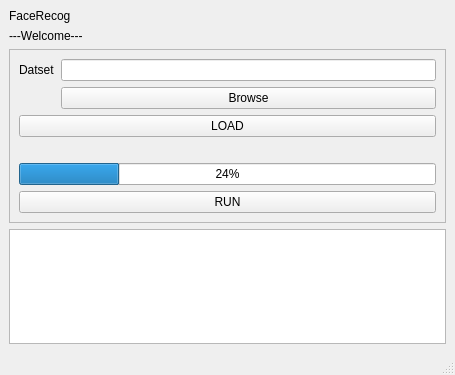
<?xml version="1.0" encoding="UTF-8"?>
<ui version="4.0">
 <class>MainWindow</class>
 <widget class="QMainWindow" name="MainWindow">
  <property name="geometry">
   <rect>
    <x>0</x>
    <y>0</y>
    <width>455</width>
    <height>375</height>
   </rect>
  </property>
  <property name="windowTitle">
   <string>MainWindow</string>
  </property>
  <widget class="QWidget" name="centralwidget">
   <layout class="QGridLayout" name="gridLayout">
    <item row="0" column="0">
     <layout class="QHBoxLayout" name="horizontalLayout">
      <item>
       <layout class="QVBoxLayout" name="verticalLayout">
        <item>
         <widget class="QLabel" name="label">
          <property name="maximumSize">
           <size>
            <width>101</width>
            <height>16777215</height>
           </size>
          </property>
          <property name="styleSheet">
           <string notr="true">font: 75 11pt &quot;Ubuntu Condensed&quot;;
font: 15pt &quot;Ubuntu&quot;;</string>
          </property>
          <property name="text">
           <string>FaceRecog</string>
          </property>
         </widget>
        </item>
        <item>
         <widget class="QLabel" name="label_3">
          <property name="text">
           <string>---Welcome---</string>
          </property>
         </widget>
        </item>
        <item>
         <widget class="QFrame" name="frame">
          <property name="frameShape">
           <enum>QFrame::StyledPanel</enum>
          </property>
          <property name="frameShadow">
           <enum>QFrame::Raised</enum>
          </property>
          <layout class="QGridLayout" name="gridLayout_2">
           <item row="2" column="0">
            <spacer name="horizontalSpacer">
             <property name="orientation">
              <enum>Qt::Horizontal</enum>
             </property>
             <property name="sizeHint" stdset="0">
              <size>
               <width>193</width>
               <height>20</height>
              </size>
             </property>
            </spacer>
           </item>
           <item row="4" column="0">
            <widget class="QPushButton" name="pushButton_3">
             <property name="text">
              <string>RUN</string>
             </property>
            </widget>
           </item>
           <item row="0" column="0">
            <layout class="QFormLayout" name="formLayout_2">
             <item row="0" column="0">
              <widget class="QLabel" name="label_2">
               <property name="text">
                <string>Datset</string>
               </property>
              </widget>
             </item>
             <item row="0" column="1">
              <widget class="QLineEdit" name="lineEdit"/>
             </item>
             <item row="1" column="1">
              <widget class="QPushButton" name="pushButton">
               <property name="text">
                <string>Browse</string>
               </property>
              </widget>
             </item>
            </layout>
           </item>
           <item row="3" column="0">
            <widget class="QProgressBar" name="progressBar">
             <property name="value">
              <number>24</number>
             </property>
            </widget>
           </item>
           <item row="1" column="0">
            <widget class="QPushButton" name="pushButton_2">
             <property name="text">
              <string>LOAD</string>
             </property>
            </widget>
           </item>
          </layout>
         </widget>
        </item>
       </layout>
      </item>
     </layout>
    </item>
    <item row="1" column="0">
     <widget class="QTextBrowser" name="debugText"/>
    </item>
   </layout>
  </widget>
  <widget class="QStatusBar" name="statusbar"/>
 </widget>
 <resources/>
 <connections>
  <connection>
   <sender>pushButton</sender>
   <signal>clicked()</signal>
   <receiver>MainWindow</receiver>
   <slot>browseSlot()</slot>
   <hints>
    <hint type="sourcelabel">
     <x>432</x>
     <y>129</y>
    </hint>
    <hint type="destinationlabel">
     <x>455</x>
     <y>25</y>
    </hint>
   </hints>
  </connection>
  <connection>
   <sender>pushButton_2</sender>
   <signal>clicked()</signal>
   <receiver>MainWindow</receiver>
   <slot>loadSlot()</slot>
   <hints>
    <hint type="sourcelabel">
     <x>413</x>
     <y>161</y>
    </hint>
    <hint type="destinationlabel">
     <x>452</x>
     <y>234</y>
    </hint>
   </hints>
  </connection>
  <connection>
   <sender>lineEdit</sender>
   <signal>returnPressed()</signal>
   <receiver>MainWindow</receiver>
   <slot>returnedPressedSlot()</slot>
   <hints>
    <hint type="sourcelabel">
     <x>310</x>
     <y>98</y>
    </hint>
    <hint type="destinationlabel">
     <x>11</x>
     <y>282</y>
    </hint>
   </hints>
  </connection>
  <connection>
   <sender>progressBar</sender>
   <signal>valueChanged(int)</signal>
   <receiver>MainWindow</receiver>
   <slot>progress()</slot>
   <hints>
    <hint type="sourcelabel">
     <x>186</x>
     <y>218</y>
    </hint>
    <hint type="destinationlabel">
     <x>149</x>
     <y>308</y>
    </hint>
   </hints>
  </connection>
  <connection>
   <sender>pushButton_3</sender>
   <signal>clicked()</signal>
   <receiver>MainWindow</receiver>
   <slot>runSlot()</slot>
   <hints>
    <hint type="sourcelabel">
     <x>179</x>
     <y>249</y>
    </hint>
    <hint type="destinationlabel">
     <x>442</x>
     <y>270</y>
    </hint>
   </hints>
  </connection>
 </connections>
 <slots>
  <slot>browseSlot()</slot>
  <slot>loadSlot()</slot>
  <slot>returnedPressedSlot()</slot>
  <slot>progress()</slot>
  <slot>runSlot()</slot>
 </slots>
</ui>
